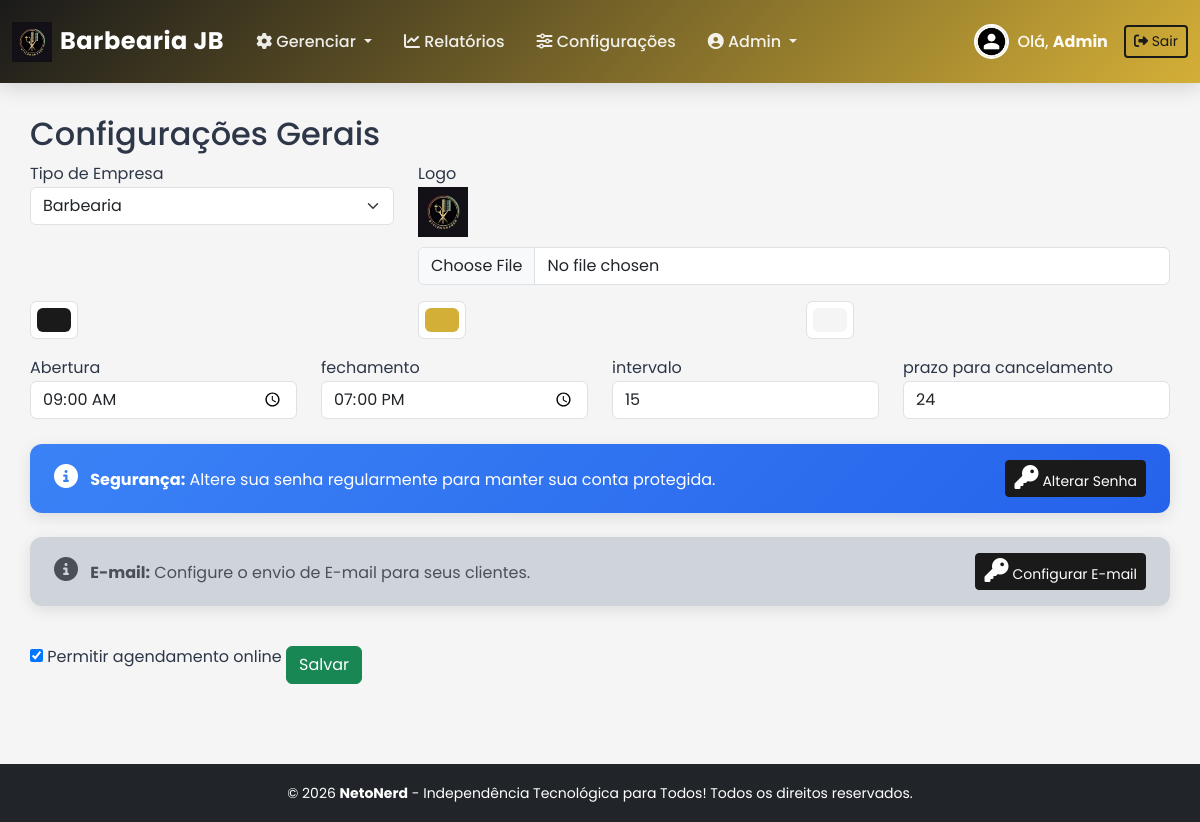
/admin/configuracoes.php (signed in), run on the app's committed database.
### tables this page shows
CREATE TABLE `configuracoes` (
  `id` int(11) NOT NULL,
  `horario_abertura` time DEFAULT NULL,
  `horario_fechamento` time DEFAULT NULL,
  `intervalo_slot` int(11) DEFAULT 15,
  `prazo_cancelamento_horas` int(11) DEFAULT 24,
  `agendamento_ativo` tinyint(1) DEFAULT 1,
  `tipo_empresa` enum('barbearia','salao','manicure','estetica') DEFAULT 'barbearia',
  `cor_primaria` varchar(7) DEFAULT '#1a1a1a',
  `cor_secundaria` varchar(7) DEFAULT '#d4af37',
  `logo` varchar(255) DEFAULT NULL,
  `cor_fundo` varchar(7) DEFAULT '#f5f5f5',
  `periodo_pagamento` enum('semanal','quinzenal','mensal') DEFAULT 'semanal',
  `dia_fechamento` int(11) DEFAULT 1 COMMENT 'Dia da semana (1-7) para semanal, dia do mês (1-31) para quinzenal/mensal',
  `controle_horario` tinyint(1) DEFAULT 1 COMMENT 'Bloquear registros fora do horário de funcionamento',
  `aprovar_gorjetas` tinyint(1) DEFAULT 1 COMMENT 'Requer aprovação do admin para gorjetas'
);

### includes/auth.php (called while the page is built, shortened)
<?php
function esta_logado() {
    return isset($_SESSION['usuario_id']);
}
?>

### includes/theme.php (called while the page is built, shortened)
<?php
require_once 'db_connect.php';
function carregar_tema() {
    global $pdo;
    $stmt = $pdo->query("SELECT * FROM configuracoes WHERE id = 1");
    $config = $stmt->fetch(PDO::FETCH_ASSOC);
    $padroes = [
        'barbearia' => ['primaria' => '#1a1a1a', 'secundaria' => '#d4af37', 'fundo' => '#f5f5f5'],
        'salao'     => ['primaria' => '#6d4c41', 'secundaria' => '#f06292', 'fundo' => '#fff8f6'],
        'manicure'  => ['primaria' => '#e91e63', 'secundaria' => '#4a148c', 'fundo' => '#fce4ec'],
        'estetica'  => ['primaria' => '#1de9b6', 'secundaria' => '#004d40', 'fundo' => '#e0f2f1']
    ];
    $tipo = $config['tipo_empresa'] ?? 'barbearia';
    $padrao = $padroes[$tipo];
    return [
        'primaria'   => $config['cor_primaria'] ?? $padrao['primaria'],
        'secundaria' => $config['cor_secundaria'] ?? $padrao['secundaria'],
        'fundo'      => $config['cor_fundo'] ?? $padrao['fundo'],
        'tipo'       => $tipo
    ];
}
function aplicar_tema_css() {
    $tema = carregar_tema();
}
?>

### admin/configuracoes.php (the view, shortened to what this page needs)
<?php
require_once '../includes/auth.php';
require_once '../includes/db_connect.php';
require_once '../includes/theme.php';
include '../includes/header.php';
?>
<h2>Configurações Gerais</h2>
<form method="POST" enctype="multipart/form-data">
    <div class="row">
        <div class="col-md-4 mb-3">
            <label>Tipo de Empresa</label>
            <select name="tipo_empresa" class="form-select" onchange="atualizarCoresPadrao(this.value)">
                <?php foreach(['barbearia','salao','manicure','estetica'] as $t): ?>
                <option value="<?php echo $t; ?>" <?php echo $config['tipo_empresa']==$t?'selected':''; ?>><?php echo ucfirst($t); ?></option>
                <?php endforeach; ?>
            </select>
        </div>
        <div class="col-md-8 mb-3">
            <label>Logo</label><br>
            <?php if ($config['logo'] ?? ''): ?>
            <img src="../assets/img/<?php echo $config['logo']; ?>" alt="Logo" style="height:50px; margin-bottom:10px;">
            <?php endif; ?>
            <input type="file" name="logo" accept="image/*" class="form-control">
        </div>
    </div>
    <div class="row">
        <div class="col-md-4"><input type="color" name="cor_primaria" value="<?php echo $config['cor_primaria']; ?>" class="form-control form-control-color"></div>
        <div class="col-md-4"><input type="color" name="cor_secundaria" value="<?php echo $config['cor_secundaria']; ?>" class="form-control form-control-color"></div>
        <div class="col-md-4"><input type="color" name="cor_fundo" value="<?php echo $config['cor_fundo']; ?>" class="form-control form-control-color"></div>
    </div>
    <div class="row mt-3">
        <div class="col-md-3">
        <label for="">Abertura</label>
        <input type="time" name="abertura" value="<?php echo $config['horario_abertura']; ?>" class="form-control"></div>
        <div class="col-md-3">
            <label for="">fechamento</label>
            <input type="time" name="fechamento" value="<?php echo $config['horario_fechamento']; ?>" class="form-control"></div>
        <div class="col-md-3">
            <label for="">intervalo</label>
            <input type="number" name="intervalo" value="<?php echo $config['intervalo_slot']; ?>" class="form-control" placeholder="Slot (min)"></div>
        <div class="col-md-3">
            <label for="">prazo para cancelamento</label>
            <input type="number" name="prazo_cancelamento" value="<?php echo $config['prazo_cancelamento_horas']; ?>" class="form-control" placeholder="Cancel. (h)"></div>
    </div>
    <br>
<div class="alert alert-info d-flex justify-content-between align-items-center mb-4">
    <div>
        <i class="fas fa-info-circle me-2"></i>
        <strong>Segurança:</strong> Altere sua senha regularmente para manter sua conta protegida.
    </div>
    <a href="alterar_senha.php" class="btn btn-primary btn-sm">
        <i class="fas fa-key me-1"></i>Alterar Senha
    </a>
</div>
<div class="alert alert-dark d-flex justify-content-between align-items-center mb-4">
    <div>
        <i class="fas fa-info-circle me-2"></i>
        <strong>E-mail:</strong> Configure o envio de E-mail para seus clientes.
    </div>
    <a href="configuracoes_email.php" class="btn btn-primary btn-sm">
        <i class="fas fa-key me-1"></i>Configurar E-mail
    </a>
</div>
    <label>
        <input type="checkbox" name="agendamento_ativo" <?php echo $config['agendamento_ativo'] ? 'checked' : ''; ?>>
        Permitir agendamento online
    </label>
    <button type="submit" class="btn btn-success mt-3">Salvar</button>
</form>
<?php include '../includes/footer.php'; ?>

### includes/header.php (shortened to what this page needs)
<?php require_once 'auth.php'; require_once 'theme.php'; ?>
<!DOCTYPE html>
<html lang="pt-BR">
<head>
    <link href="https://cdn.jsdelivr.net/npm/bootstrap@5.3.3/dist/css/bootstrap.min.css" rel="stylesheet">
    <link href="https://cdnjs.cloudflare.com/ajax/libs/font-awesome/6.5.0/css/all.min.css" rel="stylesheet">
    <link href="../assets/css/custom.css" rel="stylesheet">
    <link href="../assets/css/components.css" rel="stylesheet">
    <link href="../assets/css/animations.css" rel="stylesheet">
    <?php aplicar_tema_css(); ?>
</head>
<body>
<?php if (esta_logado()): ?>
<nav class="navbar navbar-expand-lg navbar-dark navbar-custom">
    <div class="container-fluid">
        <a class="navbar-brand d-flex align-items-center gap-2" href="dashboard.php">
            <?php
            $config_logo = $pdo->query("SELECT logo FROM configuracoes WHERE id = 1")->fetch();
            if (!empty($config_logo['logo'])):
            ?>
                <img src="../assets/img/<?php echo $config_logo['logo']; ?>" alt="Logo" height="40" class="animate-fade-in">
            <?php else: ?>
                <i class="fas fa-cut"></i>
            <?php endif; ?>
            <span>Barbearia JB</span>
        </a>
        <div class="collapse navbar-collapse" id="navbarNav">
            <ul class="navbar-nav me-auto">
                <?php if ($_SESSION['tipo'] === 'cliente'): ?>
                    <li class="nav-item">
                        <a class="nav-link <?php echo basename($_SERVER['PHP_SELF']) === 'dashboard.php' ? 'active' : ''; ?>" href="dashboard.php">
                            <i class="fas fa-home"></i> Feed
                        </a>
                    </li>
                    <li class="nav-item">
                        <a class="nav-link <?php echo basename($_SERVER['PHP_SELF']) === 'agendar.php' ? 'active' : ''; ?>" href="agendar.php">
                            <i class="fas fa-calendar-plus"></i> Agendar
                        </a>
                    </li>
                    <li class="nav-item">
                        <a class="nav-link <?php echo basename($_SERVER['PHP_SELF']) === 'view_agendamentos.php' ? 'active' : ''; ?>" href="view_agendamentos.php">
                            <i class="fas fa-list"></i> Meus Agendamentos
                        </a>
                    </li>
                <?php elseif ($_SESSION['tipo'] === 'admin'): ?>
                    <li class="nav-item dropdown">
                        <a class="nav-link dropdown-toggle" href="#" role="button" data-bs-toggle="dropdown">
                            <i class="fas fa-cog"></i> Gerenciar
                        </a>
                    </li>
                    <li class="nav-item">
                        <a class="nav-link" href="view_reports.php">
                            <i class="fas fa-chart-line"></i> Relatórios
                        </a>
                    </li>
                    <li class="nav-item">
                        <a class="nav-link" href="configuracoes.php">
                            <i class="fas fa-sliders-h"></i> Configurações
                        </a>
                    </li>
                    <li class="nav-item dropdown">
    <a class="nav-link dropdown-toggle" href="#" data-bs-toggle="dropdown">
        <i class="fas fa-user-circle"></i> Admin
    </a>
                </li>
                <?php endif; ?>
            </ul>
            <div class="navbar-text me-3 d-flex align-items-center gap-2">
                <img src="../assets/img/avatars/<?php echo $_SESSION['avatar'] ?? 'default.png'; ?>"
                     alt="Avatar"
                     class="avatar-nav">
                <span class="d-none d-md-inline">
                    Olá, <strong><?php echo explode(' ', $_SESSION['nome'])[0]; ?></strong>
                </span>
            </div>
            <a href="../logout.php" class="btn btn-salao-outline btn-sm">
                <i class="fas fa-sign-out-alt"></i>
                <span class="d-none d-md-inline">Sair</span>
            </a>
        </div>
    </div>
</nav>
<?php endif; ?>
<div class="container container-main animate-fade-in">

### assets/css/custom.css (style rules this page uses)
body { font-family: 'Segoe UI', sans-serif; }
.navbar { box-shadow: 0 2px 10px rgba(0,0,0,.1); }
.btn-primary { transition: all .3s; }
:root { --cor-primaria: #1a1a1a; --cor-secundaria: #d4af37; --cor-fundo: #f5f5f5; }
.navbar { background: linear-gradient(135deg, var(--cor-primaria), var(--cor-secundaria)) !important; }

### assets/css/components.css (style rules this page uses)
:root { --salao-espacamento: 1.5rem; --salao-radius: 16px; --salao-shadow-sm: 0 2px 8px rgba(0, 0, 0, 0.08); --salao-shadow-md: 0 4px 16px rgba(0, 0, 0, 0.12); --salao-shadow-lg: 0 8px 32px rgba(0, 0, 0, 0.16); --salao-transition: all 0.3s cubic-bezier(0.4, 0, 0.2, 1); }
* { margin: 0; padding: 0; box-sizing: border-box; }
body { font-family: 'Poppins', 'Segoe UI', sans-serif; line-height: 1.6; color: #2d3748; background-color: var(--cor-fundo); }
.btn-salao-outline { background: transparent; border: 2px solid var(--cor-primaria); color: var(--cor-primaria); box-shadow: none; }

### includes/header.php (style rules this page uses)
body { min-height: 100vh; display: flex; flex-direction: column; background: var(--cor-fundo); }
.navbar-custom { background: linear-gradient(135deg, var(--cor-primaria), var(--cor-secundaria)) !important; box-shadow: 0 4px 20px rgba(0, 0, 0, 0.15); padding: 1rem 0; position: sticky; top: 0; z-index: 1030; backdrop-filter: blur(10px); }
.navbar-brand { font-weight: 700; font-size: 1.5rem; letter-spacing: 0.5px; transition: all 0.3s ease; }
.nav-link { color: rgba(255, 255, 255, 0.9) !important; font-weight: 500; padding: 0.5rem 1rem !important; border-radius: 8px; transition: all 0.3s ease; position: relative; }
.navbar-text { color: rgba(255, 255, 255, 0.95) !important; font-weight: 500; display: flex; align-items: center; gap: 0.5rem; }
.avatar-nav { width: 35px; height: 35px; border-radius: 50%; border: 2px solid white; object-fit: cover; transition: all 0.3s ease; }
.container-main { flex: 1; padding: 2rem 0; }
.alert { border: none; border-radius: 12px; padding: 1rem 1.5rem; margin-bottom: 1.5rem; animation: slideInDown 0.4s ease; display: flex; align-items: center; gap: 1rem; box-shadow: 0 4px 15px rgba(0, 0, 0, 0.1); }
.alert i { font-size: 1.5rem; }
.alert-info { background: linear-gradient(135deg, #3b82f6, #2563eb); color: white; }

### data on the page
configuracoes: logo (picture), tipo_empresa "Barbearia", cor_primaria "#1a1a1a", cor_secundaria "#d4af37", cor_fundo "#f5f5f5", abertura "09:00:00", fechamento "19:00:00", intervalo "15", prazo_cancelamento "24", agendamento_ativo "☑"

### other printed values
explode(' ', $_SESSION['nome'])[0] "Admin"
